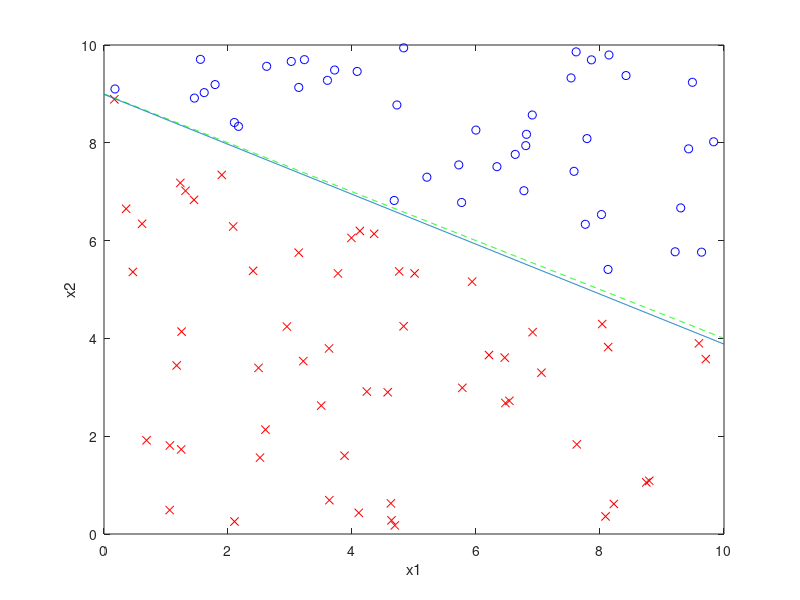

Reproduce this figure in MATLAB.
%Xiao Wei
%a demo of perceptron learning algorithm
%Sep 2012

clear

%%data generating
data_set=ones(4,100);
l=length(data_set(1,:));
data_set(1:2,1:l)=10*rand(2,l);


w_sep=[1,0.5,-9]; %define separator%

%%checking separator
while (length(find(w_sep*data_set(1:3,:)))~=l)
    w_sep=w_sep+rand(1,3);
end

%generating separator line points
x=0:0.01:10;
y=-(w_sep(2)*x+w_sep(3))/w_sep(1);
line=(y>=0)&(y<=10);

%marking data points
data_set(4,:)=sign(w_sep*data_set(1:3,:));
pos_data=data_set(1:3,(data_set(4,:)==1));
neg_data=data_set(1:3,(data_set(4,:)==-1));

%plot data points and separator line
plot(pos_data(2,:),pos_data(1,:),'bo');hold on
xlabel('x1')
ylabel('x2')
plot(neg_data(2,:),neg_data(1,:),'rx');
plot(x(line),y(line),'--g');


%PLA
w=[0,0,0];

y=-(w(2)*x+w(3))/w(1);
line2=(y>=0)&(y<=10);
x2=x(line2);y2=y(line2);
plot(x2,y2);

update=0;
while isequal(sign(w*data_set(1:3,:)),data_set(4,:))==0
    for i=1:l
        yt=sign(w*data_set(1:3,i));
        if yt*data_set(4,i)~=1
            w=w+data_set(4,i)*data_set(1:3,i)';
            update=update+1;
        end
    end
end
y2=-(w(2)*x+w(3))/w(1);
line2=(y2>=0)&(y2<=10);
plot(x(line2),y2(line2))







